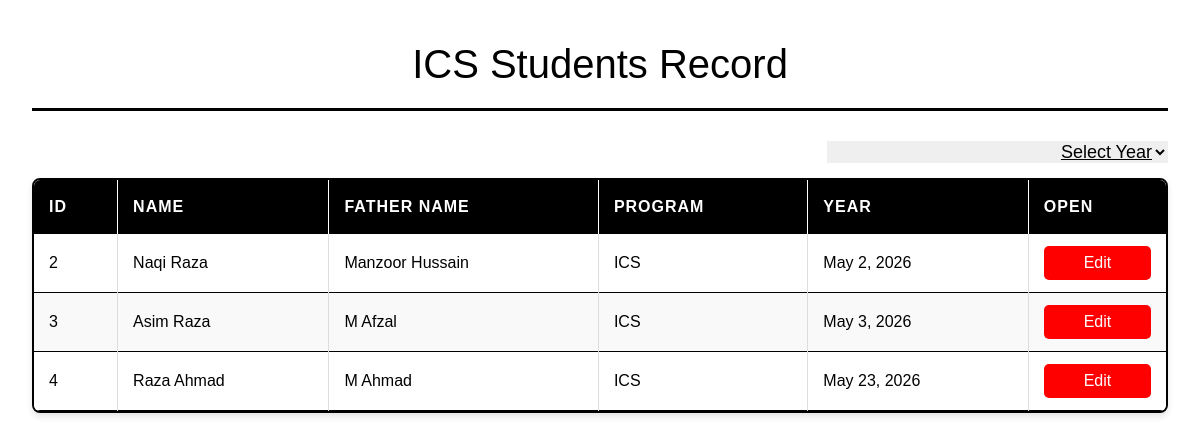
The page /show_ics on the database its author committed.
### management/models.py (models this page shows, shortened)
class ICS(models.Model):
    child=models.OneToOneField(
        Student_database,
        on_delete=models.CASCADE,
        related_name="ICS"
        )
    auth = models.OneToOneField(UserAuth, on_delete=models.CASCADE , null=True , blank=True)
    image = models.ImageField(upload_to='students/', null=True, blank=True)
    def __str__(self):
        return f"{self.child.First_name} {self.child.Last_name}"  # optional for admin readability

class Student_database(models.Model):
    id=models.AutoField(primary_key=True)
    First_name=models.CharField(max_length=100)
    Last_name=models.CharField(max_length=100)
    Father_name=models.CharField(max_length=100)
    Student_cnic=models.CharField(max_length=15 ,unique=True)
    Father_cnic=models.CharField(max_length=15 )
    Address=models.TextField()  # main address
    Previous_Qualification=models.CharField(max_length=100)
    Total_marks=models.IntegerField()
    Obtained_marks=models.IntegerField()
    Percentage=models.CharField(max_length=15)
    previous_institute=models.CharField(max_length=100)
    selected_program=models.CharField(max_length=100)
    date=models.DateField(auto_now_add=True)

### management/views.py (the view)
def show_ics(request):
    ics_students=ICS.objects.all()
    result={
      "std_data":ics_students
    }
    print(result)
    return render(request, 'Fsc_Eng.html',result)

### management/templates/Fsc_Eng.html (shortened to what this page needs)
{% extends 'show_depart_data.html' %}
{% load static %}
{% block content %}
<head>
</head>
<body>
    <div class="container">
        <h1>{{std_data.0.child.selected_program}} Students Record</h1>
        <select id="yearWheel">
            <option value="">Select Year</option>
        </select>
        <div class="table-container">
            <table>
                <thead>
                    <tr>
                        <th>ID</th>
                        <th>Name</th>
                        <th>Father Name</th>
                        <th>Program</th>
                        <th>Year</th>
                        <th>Open</th>
                    </tr>
                </thead>
                <tbody>
                    {% for n in std_data %}
                    <tr>
                        <td data-label="ID">{{n.id}}</td>
                        <td data-label="Name">{{n.child.First_name}} {{n.child.Last_name}}</td>
                        <td data-label="Father Name">{{n.child.Father_name}}</td>
                        <td data-label="Program">{{n.child.selected_program}}</td>
                        <td data-label="Year">{{n.child.date}}</td>
                        <td data-label="Open"><button id="editbtn"
                                onclick="editStudent('{{n.child.selected_program}}', '{{n.id}}')">Edit</button></td>
                    </tr>
                    {% endfor %}
                </tbody>
            </table>
        </div>
    </div>
    {% endblock %}

### management/templates/show_depart_data.html (shortened to what this page needs)
<!DOCTYPE html>
<html lang="en">
<head>
    <link rel="stylesheet" href="https://cdnjs.cloudflare.com/ajax/libs/font-awesome/6.4.0/css/all.min.css">
    <link href="https://cdn.jsdelivr.net/npm/bootstrap@5.3.8/dist/css/bootstrap.min.css" rel="stylesheet"
>
    <link href="https://cdn.jsdelivr.net/npm/bootstrap-icons@1.10.0/font/bootstrap-icons.css" rel="stylesheet">
</head>
<body>
    {% block content %}
    {% endblock %}
</body>
</html>

### management/templates/Fsc_Eng.html (style rules this page uses)
* { margin: 0; padding: 0; box-sizing: border-box; }
body { font-family: Arial, sans-serif; background-color: white; padding: 20px; }
.container { max-width: 1200px; margin: 0 auto; }
h1 { text-align: center; color: black; margin-bottom: 30px; padding: 20px; border-bottom: 3px solid black; }
.table-container { overflow-x: auto; background-color: white; border: 2px solid black; border-radius: 8px; box-shadow: 0 4px 6px rgba(0, 0, 0, 0.1); }
table { width: 100%; border-collapse: collapse; background-color: white; }
thead { background-color: black; color: white; }
th { padding: 15px; text-align: left; font-weight: bold; text-transform: uppercase; letter-spacing: 1px; border-right: 1px solid white; }
th:last-child { border-right: none; }
tbody tr { border-bottom: 1px solid black; transition: background-color 0.3s ease; }
tbody tr:nth-child(even) { background-color: #f9f9f9; }
td { padding: 12px 15px; color: black; border-right: 1px solid #ddd; }
td:last-child { border-right: none; }
#yearWheel { width: 30%; border: none; margin-bottom: 15px; outline: none; text-decoration: underline; font-size: 18px; margin-left: 70%; text-align: right; }
#editbtn { background-color: red; color: white; border: none; width: 100%; padding: 5px 10px; border-radius: 5px; cursor: pointer; }

### rows shown on the page
ICS: child.selected_program "ICS", id "2", child.First_name "Naqi", child.Last_name "Raza", child.Father_name "Manzoor Hussain", child "May 2, 2026"
ICS: id "3", child.First_name "Asim", child.Last_name "Raza", child.Father_name "M Afzal", child.selected_program "ICS", child "May 3, 2026"
ICS: id "4", child.First_name "Raza", child.Last_name "Ahmad", child.Father_name "M Ahmad", child.selected_program "ICS", child "May 23, 2026"
